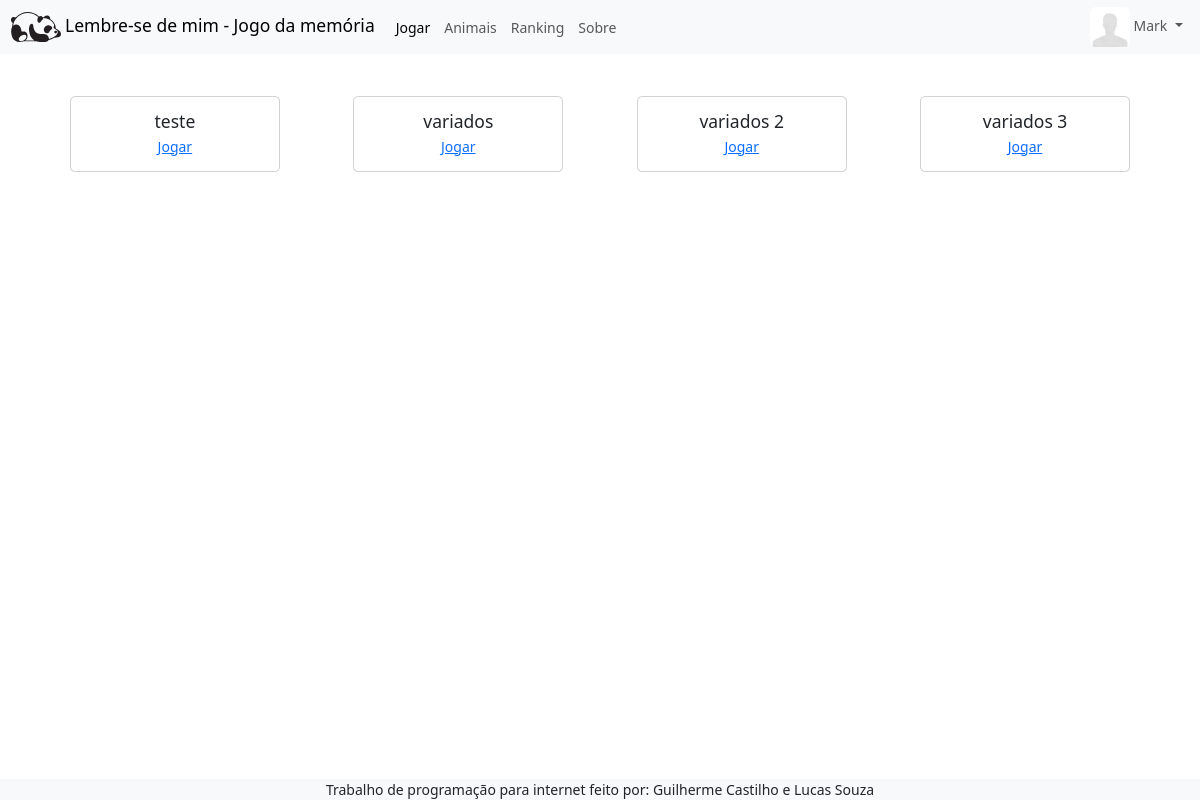
The app's page /jogos (signed in) with its own data.
### tables this page shows
CREATE TABLE `jogos` (
  `id` int(11) NOT NULL AUTO_INCREMENT,
  `nome` varchar(255) DEFAULT NULL,
  `id_dificuldade` int(11) DEFAULT NULL,
  PRIMARY KEY (`id`),
  KEY `id_dificuldade` (`id_dificuldade`),
  CONSTRAINT `jogos_ibfk_1` FOREIGN KEY (`id_dificuldade`) REFERENCES `dificuldade` (`id`)
);

### jogos/index.php (the view, shortened to what this page needs)
<?php
$jogos_array = [];
try {
  $database = new Database('mysql');
  $conn = $database->getConnection();
  $sql = "SELECT * FROM jogos";
  $stmt = $conn->prepare($sql);
  $stmt->execute();
  $jogos_array = $stmt->fetchAll(PDO::FETCH_ASSOC);
} catch (\PDOException $e) {
  echo "Database connection failed: " . $e->getMessage();
} catch (\InvalidArgumentException $e) {
  echo "Invalid database dialect: " . $e->getMessage();
}
?>
<?php
include '../includes/navbar.php'; ?>
<main class="container">
  <div class="d-flex gap-3 justify-content-evenly mt-5 flex-wrap">
    <?php foreach ($jogos_array as $jogo) : ?>
      <div class="card text-center">
        <div class="card-body">
          <h5 class="card-title"><?= $jogo['nome'] ?></h5>
          <a href="/jogo?nome=<?= $jogo['nome'] ?>" class="card-link">Jogar</a>
        </div>
      </div>
    <?php endforeach; ?>
  </div>
</main>
<?php include '../includes/footer.php'; ?>

### css/global.css (style rules this page uses)
html { font-size: 10px; }
@media screen and (min-width: 1200px) and (max-width: 1399px) { html { font-size: 14px; } }
.container, .container-lg, .container-md, .container-sm, .container-xl, .container-xxl { max-width: 2200px; }

### css/jogos.css (style rules this page uses)
.card { min-width: 15rem; width: 15rem; }

### records on screen
jogos: nome "teste"
jogos: nome "variados"
jogos: nome "variados 2"
jogos: nome "variados 3"

### other values on screen
$_SESSION['user_name'] "Mark"
